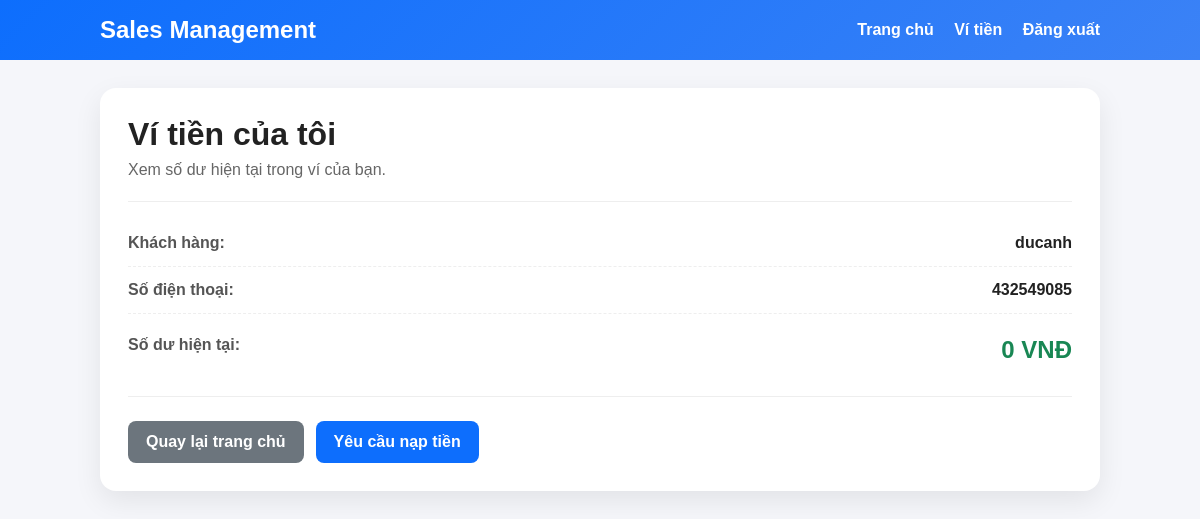
Page /wallet/ (signed in) on the earlier database version.
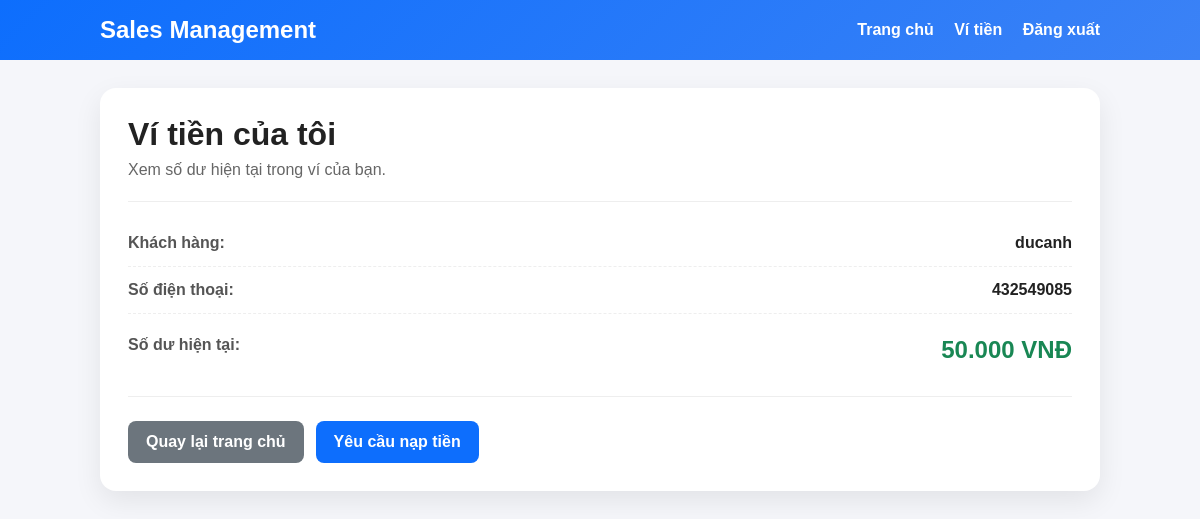
Same page on the later database version.
### accounts/models.py (models this page shows, shortened)
class Wallet(models.Model):
    customer = models.OneToOneField(Customer, on_delete=models.CASCADE, related_name='wallet')
    balance = models.PositiveBigIntegerField(default=0)

### accounts/views.py (the view)
# urls.py: path('wallet/', WalletView.as_view(), name='wallet'),
class WalletView(View):
    template_name = 'wallet/wallet.html'
    def get(self, request):
        if not request.user.is_authenticated:
            return redirect('login')
        if request.user.is_staff:
            return redirect('home')
        try:
            customer = request.user.customer_profile
            wallet = customer.wallet
        except Customer.DoesNotExist:
            messages.error(request, 'Không tìm thấy thông tin khách hàng.')
            return redirect('home')
        except Wallet.DoesNotExist:
            messages.error(request, 'Không tìm thấy ví tiền.')
            return redirect('home')
        return render(request, self.template_name, {
            'customer': customer,
            'wallet': wallet,
        })

### accounts/templatetags/currency.py (called while the page is built)
@register.filter(name='vnd')
def vnd(value):
    try:
        amount = int(value or 0)
    except (TypeError, ValueError):
        return '0'
    return f'{amount:,}'.replace(',', '.')

### templates/wallet/wallet.html (shortened to what this page needs)
{% load static currency %}
<!doctype html>
<html lang="vi">
  <head>
    <link rel="stylesheet" href="{% static 'css/wallet.css' %}" />
  </head>
  <body>
    <header class="wallet-header">
      <div class="container header-wrap">
        <div class="logo">Sales Management</div>
        <nav class="nav">
          <a href="{% url 'home' %}">Trang chủ</a>
          <a href="{% url 'wallet' %}">Ví tiền</a>
          <a href="{% url 'logout' %}">Đăng xuất</a>
        </nav>
      </div>
    </header>
    <main class="container wallet-page">
      <section class="wallet-card">
        <div class="wallet-top">
          <h1>Ví tiền của tôi</h1>
          <p>Xem số dư hiện tại trong ví của bạn.</p>
        </div>
        <div class="wallet-info">
          <div class="info-row">
            <span class="label">Khách hàng:</span>
            <span class="value">{{ customer.fullName }}</span>
          </div>
          <div class="info-row">
            <span class="label">Số điện thoại:</span>
            <span class="value">{{ customer.phoneNumber }}</span>
          </div>
          <div class="info-row balance-row">
            <span class="label">Số dư hiện tại:</span>
            <span class="value balance">{{ wallet.balance|vnd }} VNĐ</span>
          </div>
        </div>
        <div class="wallet-actions">
          <a href="{% url 'home' %}" class="btn btn-secondary"
            >Quay lại trang chủ</a
          >
          <a href="{% url 'topup_request_create' %}" class="btn btn-primary"
            >Yêu cầu nạp tiền</a
          >
        </div>
      </section>
    </main>
  </body>
</html>

Differences in the rows shown:
changed Wallet: balance|vnd "0" → "50.000"
